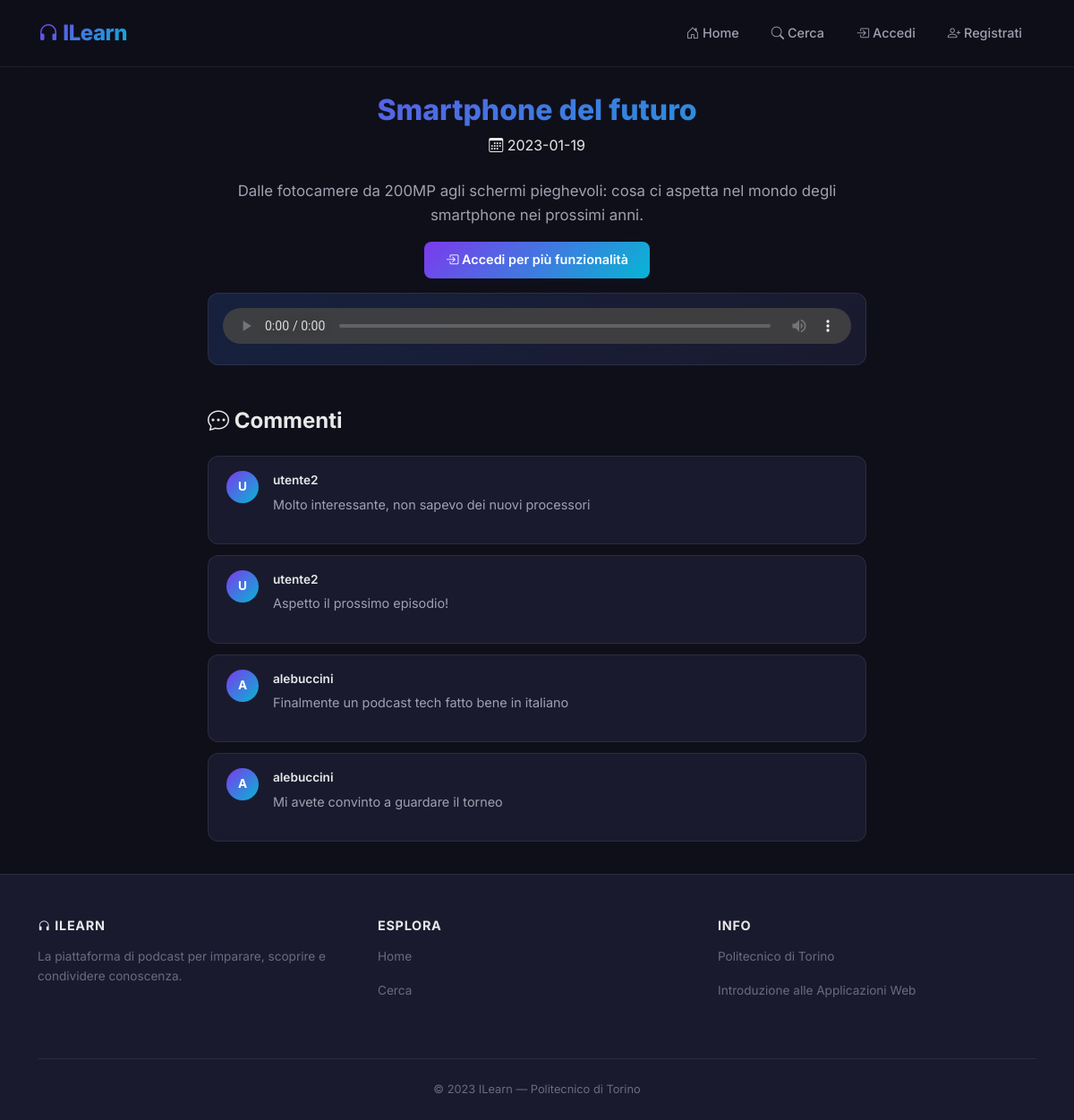
Screenshot of /singoloEpisodio/2 with the database file from the repository.
### tables this page shows
CREATE TABLE "EPISODI" (
	"episodio_id"	INTEGER NOT NULL,
	"podcast_id"	INTEGER NOT NULL,
	"Titolo"	TEXT NOT NULL,
	"Descrizione"	TEXT NOT NULL,
	"DataCreazione"	TEXT NOT NULL,
	"Estensione"	TEXT NOT NULL, Durata REAL DEFAULT NULL,
	PRIMARY KEY("episodio_id" AUTOINCREMENT),
	FOREIGN KEY("podcast_id") REFERENCES "PODCAST"("podcast_id") ON DELETE CASCADE
);

CREATE TABLE "COMMENTI" (
	"commento_id"	INTEGER NOT NULL,
	"episodio_id"	INTEGER NOT NULL,
	"utente_id"	INTEGER NOT NULL,
	"Testo"	TEXT NOT NULL,
	PRIMARY KEY("commento_id" AUTOINCREMENT),
	FOREIGN KEY("utente_id") REFERENCES "UTENTI"("ID") ON DELETE CASCADE,
	FOREIGN KEY("episodio_id") REFERENCES "EPISODI"("episodio_id") ON DELETE CASCADE
);

CREATE TABLE "UTENTI" (
	"ID"	INTEGER NOT NULL,
	"Email"	TEXT NOT NULL,
	"Username"	TEXT NOT NULL,
	"Password"	TEXT NOT NULL,
	"Tipo"	INTEGER NOT NULL,
	PRIMARY KEY("ID" AUTOINCREMENT)
);

### app.py (the view)
@app.route('/singoloEpisodio/<int:episodio_id>')
def singoloEpisodio(episodio_id):
    episodio = db_interaction.getEpisodio_byID(episodio_id)
    podcast_id = episodio['podcast_id']
    podcast = db_interaction.get_podcast_by_id(podcast_id)
    commenti = db_interaction.get_commenti_e_autori_by_episodio_id(episodio_id)
    tags = db_interaction.get_tags_by_episodio(episodio_id)
    if current_user.is_authenticated:
        userid = current_user.get_id()
        user = db_interaction.get_user_by_id(userid)
        id_episodi_salvati = db_interaction.get_id_episodi_salvati(userid)
        isactive = True
        return render_template('singoloEpisodio.html', isactive=isactive, episodio=episodio,
                               user=user, commenti=commenti, podcast=podcast, tags=tags,
                               id_episodi_salvati=id_episodi_salvati)
    else:
        isactive = False
        return render_template('singoloEpisodio.html', episodio=episodio, commenti=commenti,
                               isactive=isactive, tags=tags)

### db_interaction.py (called while the page is built)
def get_podcast_by_id(podcast_id):
    conn = sqlite3.connect('db/podcast.db')
    conn.row_factory = sqlite3.Row
    cursor = conn.cursor()
    sql = 'SELECT * FROM PODCAST, UTENTI WHERE PODCAST.utente_id = UTENTI.ID AND podcast_id = ?'
    cursor.execute(sql, (podcast_id,))
    podcast = cursor.fetchone()
    cursor.close()
    conn.close()
    return podcast

def getEpisodio_byID(id):
    conn = sqlite3.connect('db/podcast.db')
    conn.row_factory = sqlite3.Row
    cursor = conn.cursor()
    sql = 'SELECT * FROM EPISODI WHERE episodio_id=?'
    cursor.execute(sql, (id,))
    episodio = cursor.fetchone()
    cursor.close()
    conn.close()
    return episodio

def get_commenti_e_autori_by_episodio_id(episodio_id):
    conn = sqlite3.connect('db/podcast.db')
    conn.row_factory = sqlite3.Row
    cursor = conn.cursor()
    sql = 'SELECT commento_id, episodio_id, utente_id, Testo, Username FROM COMMENTI, UTENTI WHERE COMMENTI.utente_id == UTENTI.ID AND COMMENTI.episodio_id=?'
    cursor.execute(sql, (episodio_id,))
    commenti = cursor.fetchall()
    cursor.close()
    conn.close()
    return commenti

def get_tags_by_episodio(episodio_id):
    conn = sqlite3.connect('db/podcast.db')
    conn.row_factory = sqlite3.Row
    cursor = conn.cursor()
    cursor.execute('''
        SELECT T.tag_id, T.Nome FROM TAGS T
        JOIN EPISODIO_TAGS ET ON T.tag_id = ET.tag_id
        WHERE ET.episodio_id = ?
        ORDER BY T.Nome
    ''', (episodio_id,))
    result = cursor.fetchall()
    cursor.close()
    conn.close()
    return result

### templates/singoloEpisodio.html (shortened to what this page needs)
{% extends "base.html" %}
{% block content %}
<div class="py-4">
    <div class="text-center mb-4" data-aos="fade-up">
        <h2 class="text-gradient" style="font-weight: 800;">{{ episodio.Titolo }}</h2>
        <p class="episode-date mt-2">
            <i class="bi bi-calendar3"></i> {{ episodio.DataCreazione }}
        </p>
    </div>
    <div class="row justify-content-center" data-aos="fade-up" data-aos-delay="100">
        <div class="col-lg-8">
            <p style="color: var(--text-secondary); text-align: center; font-size: 1.05rem;">{{ episodio.Descrizione }}</p>
            <div class="text-center mt-3 mb-3">
                {% if isactive %}
                    {% if id_episodi_salvati is defined and episodio.episodio_id in id_episodi_salvati %}
                    <a href="{{ url_for('rimuovi_salvato', episodio_id=episodio.episodio_id) }}" class="btn btn-glass me-2">
                        <i class="bi bi-bookmark-fill" style="color: var(--accent-primary);"></i> Salvato
                    </a>
                    {% else %}
                    <a href="{{ url_for('salva_episodio', episodio_id=episodio.episodio_id) }}" class="btn btn-glass me-2">
                        <i class="bi bi-bookmark"></i> Salva
                    </a>
                    {% endif %}
                    {% if user.Tipo == 1 and podcast.utente_id == user.ID %}
                    <a href="{{ url_for('modificaEpisodio', titolo=episodio.Titolo) }}" class="btn btn-glass me-2">
                        <i class="bi bi-pencil"></i> Modifica
                    </a>
                    <a href="{{ url_for('cancellaEpisodio', titolo=episodio.Titolo) }}" class="btn btn-glass" style="border-color: #ef4444; color: #ef4444;">
                        <i class="bi bi-trash"></i> Elimina
                    </a>
                    {% endif %}
                {% else %}
                    <a href="{{ url_for('login') }}" class="btn btn-gradient">
                        <i class="bi bi-box-arrow-in-right"></i> Accedi per più funzionalità
                    </a>
                {% endif %}
            </div>
            <div class="audio-player-wrapper" data-aos="fade-up" data-aos-delay="200" style="background: linear-gradient(135deg, var(--bg-elevated), var(--bg-card));">
                <audio src="{{ url_for('static', filename='episodio' + episodio.episodio_id|string + 'podcast' + episodio.podcast_id|string + episodio.Estensione) }}"
                       controls data-episodio-id="{{ episodio.episodio_id }}"></audio>
            </div>
        </div>
    </div>
    <div class="row justify-content-center mt-5">
        <div class="col-lg-8">
            <h5 class="section-heading" data-aos="fade-up"><i class="bi bi-chat-dots"></i> Commenti</h5>
            {% if commenti %}
                {% for commento in commenti %}
                <div class="comment-card" data-aos="fade-up" data-aos-delay="{{ loop.index0 * 60 }}">
                    <div class="d-flex gap-3">
                        <div class="comment-avatar">{{ commento.Username[0]|upper }}</div>
                        <div class="flex-grow-1">
                            <div class="d-flex align-items-center justify-content-between">
                                <span class="comment-username">{{ commento.Username }}</span>
                            </div>
                            <p class="comment-text">{{ commento.Testo }}</p>
                        </div>
                    </div>
                </div>
                {% endfor %}
            {% else %}
                <div class="text-center py-3" data-aos="fade-up">
                    <p style="color: var(--text-muted);"><i class="bi bi-chat"></i> Nessun commento ancora. Sii il primo!</p>
                </div>
            {% endif %}
        </div>
    </div>
</div>
{% endblock %}

### static/style.css (style rules this page uses)
:root { --bg-primary: #0f0f1a; --bg-card: #1a1a2e; --bg-elevated: #16213e; --bg-glass: rgba(255, 255, 255, 0.05); --bg-glass-hover: rgba(255, 255, 255, 0.08); --accent-primary: #7c3aed; --accent-secondary: #06b6d4; --gradient-accent: linear-gradient(135deg, #7c3aed, #06b6d4); --gradient-hero: linear-gradient(135deg, #0f0f1a 0%, #1a1a2e 50%, #16213e 100%); --text-primary: #e8e8e8; --text-secondary: #a0a0b0; --text-muted: #6b6b80; --border-glass: rgba(255, 255, 255, 0.08); --shadow-card: 0 8px 32px rgba(0, 0, 0, 0.3); --shadow-hover: 0 16px 48px rgba(124, 58, 237, 0.15); --shadow-glow: 0 0 20px rgba(124, 58, 237, 0.3); --radius-sm: 8px; --radius-md: 12px; --radius-lg: 16px; --radius-xl: 24px; --transition-fast: 0.2s ease; --transition-normal: 0.3s ease; --transition-slow: 0.5s ease; }
* { margin: 0; padding: 0; box-sizing: border-box; }
body { font-family: 'Inter', sans-serif; background-color: var(--bg-primary); color: var(--text-primary); line-height: 1.6; overflow-x: hidden; min-height: 100vh; display: flex; flex-direction: column; }
a { color: var(--accent-secondary); text-decoration: none; transition: color var(--transition-fast); }
.audio-player-wrapper { background: var(--bg-elevated); border: 1px solid var(--border-glass); border-radius: var(--radius-md); padding: 1rem; margin-top: 1rem; }
.audio-player-wrapper audio { width: 100%; height: 40px; border-radius: var(--radius-sm); filter: invert(0.05); }
.comment-card { background: var(--bg-card); border: 1px solid var(--border-glass); border-radius: var(--radius-md); padding: 1rem 1.25rem; margin-bottom: 0.75rem; transition: all var(--transition-fast); }
.comment-avatar { width: 36px; height: 36px; border-radius: 50%; background: var(--gradient-accent); display: flex; align-items: center; justify-content: center; font-weight: 700; font-size: 0.85rem; color: white; flex-shrink: 0; }
.comment-username { font-weight: 600; font-size: 0.85rem; color: var(--text-primary); }
.comment-text { color: var(--text-secondary); font-size: 0.9rem; margin-top: 0.25rem; }
.btn-gradient { background: var(--gradient-accent); color: white; border: none; border-radius: var(--radius-sm); padding: 0.6rem 1.5rem; font-weight: 600; font-size: 0.9rem; transition: all var(--transition-normal); cursor: pointer; }
.section-heading { font-weight: 700; font-size: 1.5rem; margin-bottom: 1.5rem; color: var(--text-primary); }
.text-gradient { background: var(--gradient-accent); -webkit-background-clip: text; -webkit-text-fill-color: transparent; background-clip: text; }

### rows the page displays
EPISODI: Titolo "Smartphone del futuro", DataCreazione "2023-01-19", Descrizione "Dalle fotocamere da 200MP agli schermi pieghevoli: cosa ci aspetta nel mondo degli smartphone nei prossimi anni."
COMMENTI: Username "U", Username "utente2", Testo "Molto interessante, non sapevo dei nuovi processori"
COMMENTI: Username "U", Username "utente2", Testo "Aspetto il prossimo episodio!"
COMMENTI: Username "A", Username "alebuccini", Testo "Finalmente un podcast tech fatto bene in italiano"
COMMENTI: Username "A", Username "alebuccini", Testo "Mi avete convinto a guardare il torneo"
